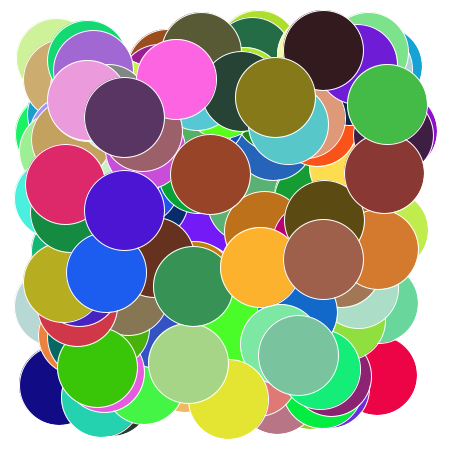
Frame 1 (no input)
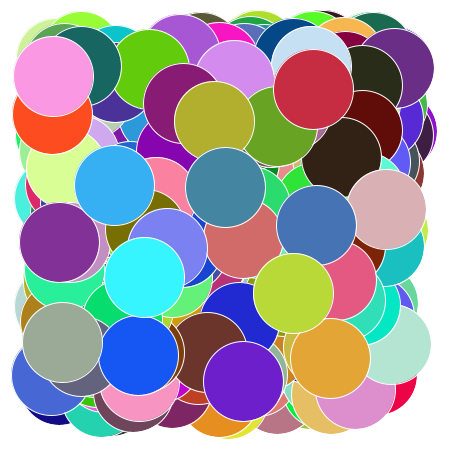
Frame 2 (the mouse pressed at the canvas centre, redrawn once)

The Processing sketch that drew these frames (run headless with seeded random() and noise(); the mouse was pressed at the canvas centre and the sketch redrawn once):

// Processing sketch: loop_statement
// ── loop_statement.pde

// Global Variables

// RGB colors
float r, g, b;

// Width and Height
float w, h;

void setup () 
{
  size(450, 450);
  background(255);
  
  // Improve image quality
  smooth();
  
  // Avoid infinite loop
  noLoop();
}

void draw() 
{
  // Reduce the frames per seconds to show
  frameRate(3);
  
  stroke(255);

  // Iterate into a range (loop)
  for (int i = 0; i < 200; i++ )
  {
    // generate random values for RGB colors
    r = int ( random (0, 255));
    g = int ( random (0, 255));
    b = int ( random (0, 255));
    
    // generate random values for position of the shape
    w = int ( random (50, 400));
    h = int ( random (50, 400));

    // set shape color
    fill(r,g,b);
  
    // Draw a circle (the primitive shape)
    ellipse(w,h,80,80);
  }  
}
